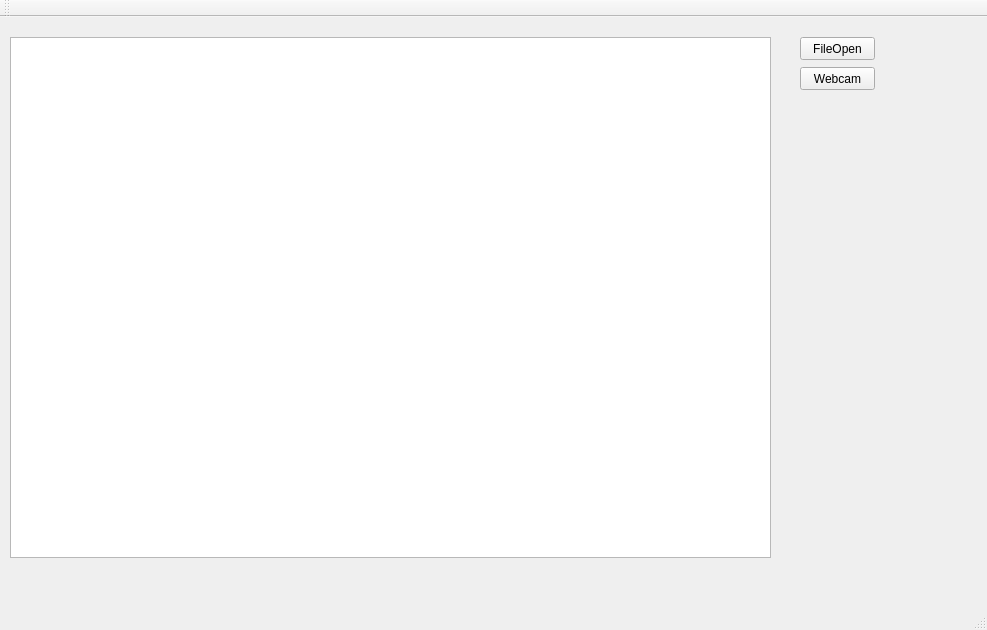
<?xml version="1.0" encoding="UTF-8"?>
<ui version="4.0">
 <class>MainWindow</class>
 <widget class="QMainWindow" name="MainWindow">
  <property name="geometry">
   <rect>
    <x>0</x>
    <y>0</y>
    <width>987</width>
    <height>630</height>
   </rect>
  </property>
  <property name="windowTitle">
   <string>MainWindow</string>
  </property>
  <widget class="QWidget" name="centralWidget">
   <widget class="QGraphicsView" name="graphicsView">
    <property name="geometry">
     <rect>
      <x>10</x>
      <y>20</y>
      <width>761</width>
      <height>521</height>
     </rect>
    </property>
   </widget>
   <widget class="QPushButton" name="btn_fileopen">
    <property name="geometry">
     <rect>
      <x>800</x>
      <y>20</y>
      <width>75</width>
      <height>23</height>
     </rect>
    </property>
    <property name="text">
     <string>FileOpen</string>
    </property>
   </widget>
   <widget class="QPushButton" name="btn_webcam">
    <property name="geometry">
     <rect>
      <x>800</x>
      <y>50</y>
      <width>75</width>
      <height>23</height>
     </rect>
    </property>
    <property name="text">
     <string>Webcam</string>
    </property>
   </widget>
  </widget>
  <widget class="QMenuBar" name="menuBar">
   <property name="geometry">
    <rect>
     <x>0</x>
     <y>0</y>
     <width>987</width>
     <height>21</height>
    </rect>
   </property>
  </widget>
  <widget class="QToolBar" name="mainToolBar">
   <attribute name="toolBarArea">
    <enum>TopToolBarArea</enum>
   </attribute>
   <attribute name="toolBarBreak">
    <bool>false</bool>
   </attribute>
  </widget>
  <widget class="QStatusBar" name="statusBar"/>
 </widget>
 <layoutdefault spacing="6" margin="11"/>
 <resources/>
 <connections/>
</ui>
